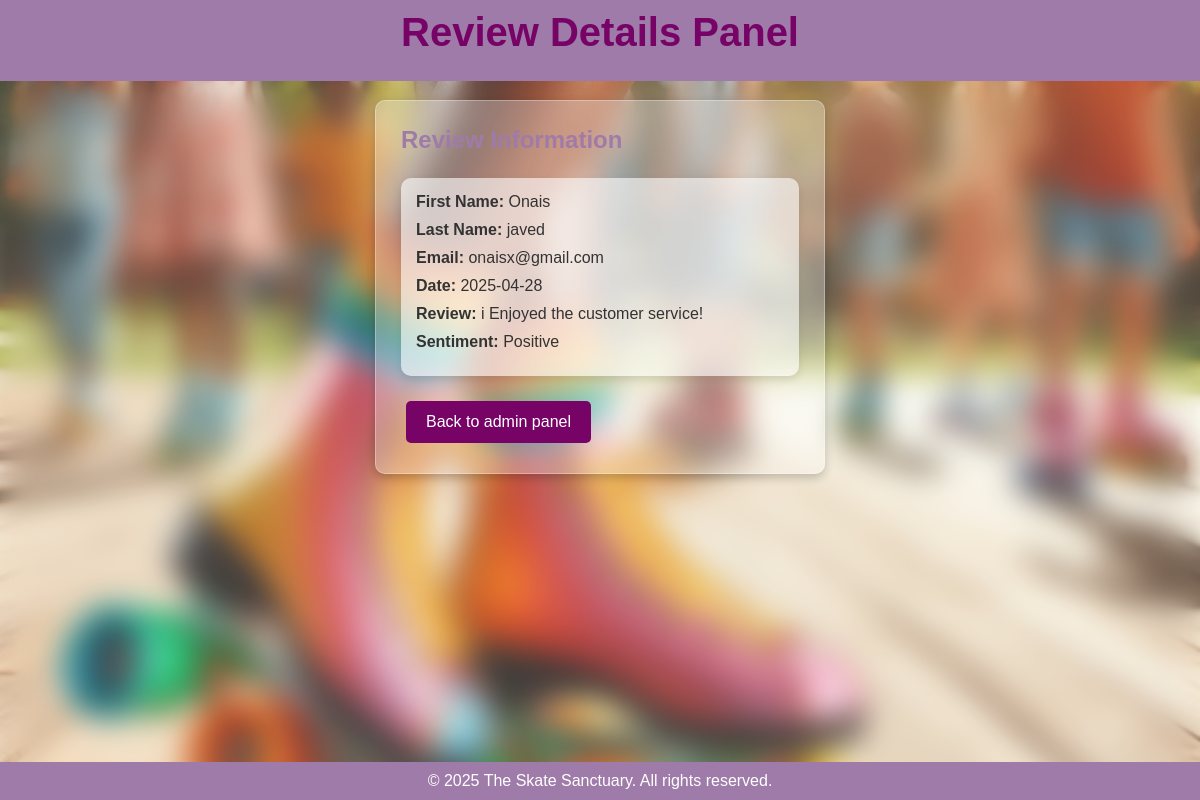
The app's page /review/1 (signed in) with its own data.
### app.py (models this page shows, shortened)
class Review(db.Model):
    id = db.Column(db.Integer, primary_key=True)
    firstName = db.Column(db.String(80), nullable=False)
    lastName = db.Column(db.String(80), nullable=False)
    email = db.Column(db.String(120), nullable=False)
    review = db.Column(db.Text, nullable=False)
    likes = db.Column(db.Integer, default=0)
    dislikes = db.Column(db.Integer, default=0)
    user_id = db.Column(db.Integer, db.ForeignKey('regular_user.id'), nullable=False)
    sentiment = db.Column(db.String(20), nullable=True)
    created_at = db.Column(db.DateTime, default=datetime.utcnow)
    updated_at = db.Column(db.DateTime, default=datetime.utcnow, onupdate=datetime.utcnow)

### app.py (the view)
@app.route("/review/<int:review_id>")
@login_required
def review_details(review_id):
    review = Review.query.get_or_404(review_id)
    return render_template("review_details.html", review=review)

### app.py (called while the page is built)
@login_manager.user_loader
def load_user(user_id):
    user_type = session.get('user_type')
    print(f"Loading user with ID: {user_id}, Type: {user_type}")
    if user_type == 'admin':
        return Admin.query.get(int(user_id))
    return RegularUser.query.get(int(user_id))

### templates/review_details.html (shortened to what this page needs)
<!DOCTYPE html>
<html lang="en">
<head>
    <link rel="stylesheet" href="{{ url_for('static', filename='style.css') }}">
</head>
<body>
    <div class="background-overlay"></div>
    <div class="container">
        <header>
            <h1>Review Details Panel</h1>
        </header>
        <section class="review-details">
            <h2>Review Information</h2>
            <div class="review-card">
                <p><strong>First Name:</strong> {{ review.firstName }}</p>
                <p><strong>Last Name:</strong> {{ review.lastName }}</p>
                <p><strong>Email:</strong> {{ review.email }}</p>
                <p><strong>Date:</strong> {{ review.created_at.strftime('%Y-%m-%d') }}</p>
                <p><strong>Review:</strong> {{ review.review }}</p>
                <p><strong>Sentiment:</strong> {{ review.sentiment or 'N/A' }}</p>
            </div>
            <a href="{{ url_for('admin') }}" class="btn">Back to admin panel</a>
        </section>
    </div>
    <footer>
        <p>&copy; 2025 The Skate Sanctuary. All rights reserved.</p>
    </footer>
</body>
</html>

### static/style.css (style rules this page uses)
* { margin: 0; padding: 0; box-sizing: border-box; }
body { font-family: Arial, sans-serif; background: url("/static/rollerskates.jpg") no-repeat center center fixed; background-size: cover; min-height: 100vh; padding-top: 80px; text-align: center; color: #333; position: relative; display: flex; flex-direction: column; }
.background-overlay { position: fixed; top: 0; left: 0; width: 100%; height: 100%; background: rgba(255, 255, 255, 0.1); backdrop-filter: blur(15px); -webkit-backdrop-filter: blur(15px); z-index: -1; }
header { background-color: #9F7BA9; padding: 10px 0; width: 100%; position: fixed; top: 0; left: 0; z-index: 1000; }
h1 { font-size: 2.5rem; margin-bottom: 1rem; color: #770366; }
h2 { font-size: 1.5rem; margin-bottom: 1.5rem; color: #9F7BA9; }
.download-link, .btn { background-color: #770366; color: white; padding: 12px 20px; text-decoration: none; font-size: 16px; border-radius: 5px; margin: 5px; display: inline-block; transition: background-color 0.3s ease; }
.review-card { background: rgba(255, 255, 255, 0.6); padding: 15px; border-radius: 10px; box-shadow: 0px 4px 8px rgba(0, 0, 0, 0.1); margin-bottom: 20px; text-align: left; }
.review-card p { margin-bottom: 10px; font-size: 16px; }
.review-details { width: 90%; max-width: 450px; padding: 25px; background: rgba(255, 255, 255, 0.3); box-shadow: 0px 4px 10px rgba(0, 0, 0, 0.2); border-radius: 10px; border: 1px solid rgba(255, 255, 255, 0.3); margin: 20px auto; text-align: left; }
footer { width: 100%; text-align: center; padding: 10px; background-color: #9F7BA9; color: white; margin-top: auto; }

### records on screen
Review: firstName "Onais", lastName "javed", email "onaisx@gmail.com", created_at "2025-04-28", review "i Enjoyed the customer service!", sentiment "Positive"
